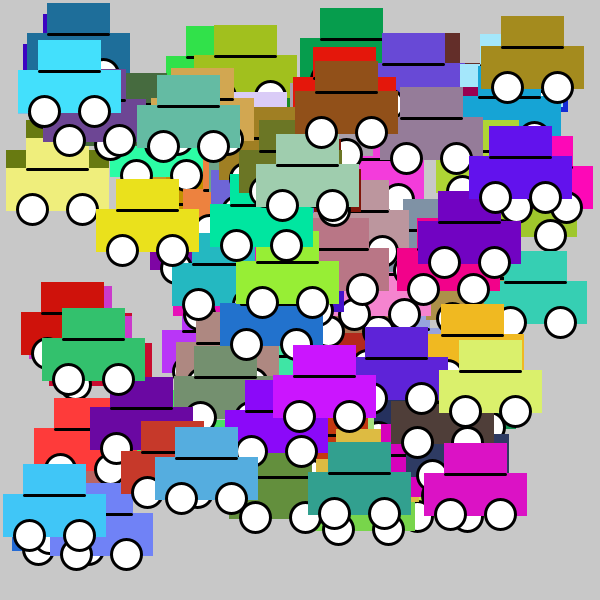
Frame 1 (no input)
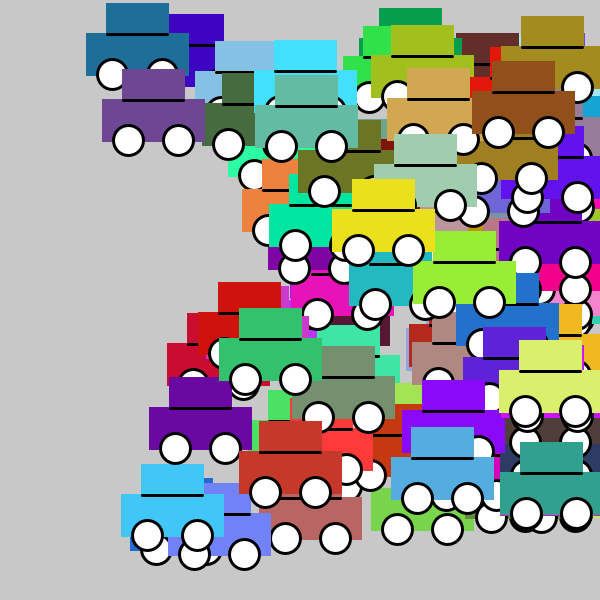
Frame 60 (the mouse pressed at the canvas centre just before this capture)
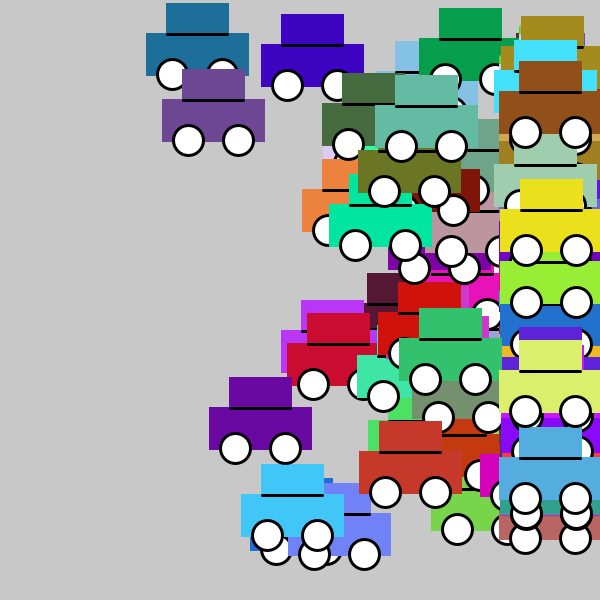
Frame 120 (the mouse held since frame 60 and released just before this capture)

The Processing sketch that drew these frames (run headless with seeded random() and noise(); from frame 60 on, the mouse is pressed at the canvas centre):

// Processing sketch: es109
// ── es109.pde
public class Car {
  private int x;
  private int y;
    
  private color c;
  
  private int spd;
  

  public Car() {
    this.x = 0;
    this.y = 30;
    this.c = color(255, 0, 0);
    this.spd = 1;
    
  }
 public void setPosition(int x, int y) {
    this.x = x;
    this.y = y;
  }
 public void setColor(color c) {
   this.c = c;
 }

public void setSpeed (int spd) {
  this.spd = spd;
}

private void move () {
        if (x<width-100) {
         x= x + spd;    
      }
  }

  private void draw () {  
      stroke(c);
      fill(c);
      rect(x, y, 100, 40);
      rect(x+20, y-30, 60, 30);
      fill(0);
      stroke(0);
      strokeWeight(3);
      line(x+20, y, x+80, y);
      fill(255);
      ellipse(x+25, y+40, 30, 30);
      ellipse(x+75, y+40, 30, 30);
  }
}
private final int numberOfCars = 100;
Car[] cars = new Car[numberOfCars];

void setup() {
  size(600,600);
  for(int i=0; i<cars.length; i++) {
  cars[i] = new Car();
  cars[i].setPosition(int(random(width-100)), int(random(30, height-70)));
  color c = color(int(random(256)),int(random(256)),int(random(256)));
  cars[i].setColor(c);
  cars[i].setSpeed(int(random(1,5)));
  }
}

void draw() {
  background(200);
  for (int i=0; i<cars.length; i++) {
    cars[i].draw();
    cars[i].move();
  }
 }
 
